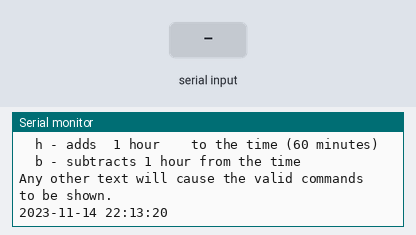
This sketch was run on a simulated Arduino Uno, built with avr-gcc and run on an emulated ATmega328P. Parts: the last lines printed to the serial monitor. The test bench sets the inputs (shaded band). The local clock reads 2024-03-15 10:24:30 at power-on unless the sketch sets it.

Above: at 1.2 s.
1.3 s: "f\n" received over Serial
At 4.2 s:
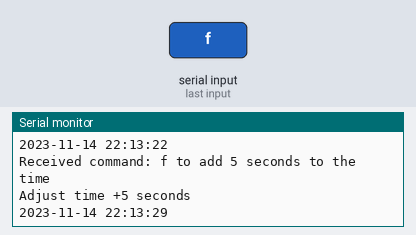
4.3 s: "m\n" received over Serial
At 7.0 s:
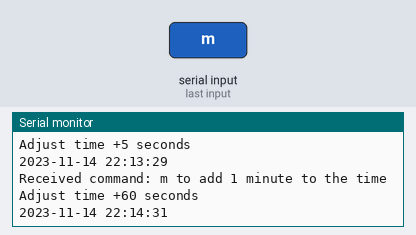
7.3 s: "n\n" received over Serial
At 9.2 s:
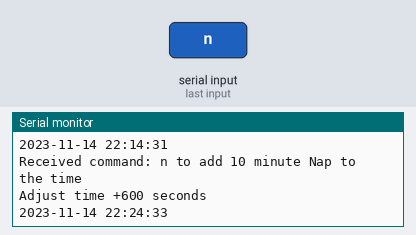
9.5 s: "h\n" received over Serial
At 11.3 s:
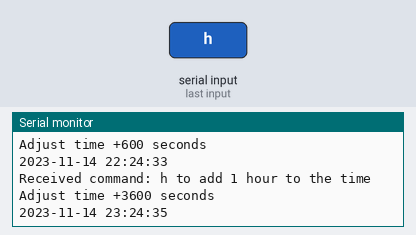
11.6 s: "b\n" received over Serial
At 13.6 s:
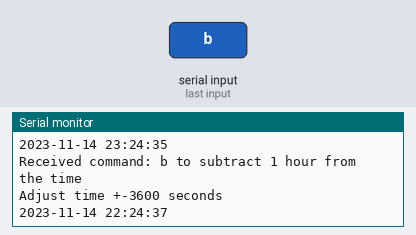
Timing chart, 0 to 14.6 s (numbered marks = the images above; inputs shaded):
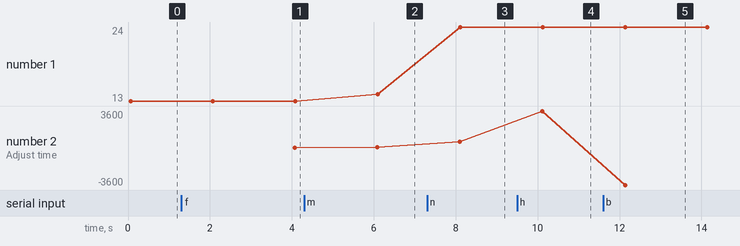

Measured:
- after the input at 1.3 s, the serial monitor: prints a new line after 2.8 s (image 1)
- after the input at 4.3 s, the serial monitor: prints a new line after 1.8 s (image 2)
- after the input at 7.3 s, the serial monitor: prints a new line after 0.80 s (image 3)
- after the input at 9.5 s, the serial monitor: prints a new line after 0.61 s (image 4)
- after the input at 11.6 s, the serial monitor: prints a new line after 0.53 s (image 5)
- plotted number 1: 13 → 14 after the input at 4.3 s, 14 → 24 after the input at 7.3 s
- plotted number 2: 5 → 60 after the input at 4.3 s, 60 → 600 after the input at 7.3 s, 600 → 3600 after the input at 9.5 s, 3600 → -3600 after the input at 11.6 s

The sketch:

rtc.ino
```cpp
// Date and time functions using a DS3231 RTC connected via I2C and Wire lib
#include "RTClib.h"

RTC_DS3231 rtc;

char daysOfTheWeek[7][12] = {"Sunday", "Monday", "Tuesday", "Wednesday", "Thursday", "Friday", "Saturday"};
String command;

// pre-calculate the number of seconds for 3 cases: 1 minute, 10 minutes, 1 hour
int minsec = 60; // number of seconds in a minute
int nap10minsec = 10 * minsec; // number of seconds in a 10 minute period
int hoursec = 60 * minsec; // number of seconds in an hour

void report_time() {

  DateTime now = rtc.now();
  char buf2[] = "YYYY-MM-DD hh:mm:ss";

  Serial.println(now.toString(buf2));
  //Serial.println();
}

void adjust_time(int addsec) {
  // first version will add 5 seconds if the command add was sent
  Serial.println("Adjust time +" + String(addsec) + " seconds");
  DateTime now = rtc.now();
  char buf2[] = "YYYY-MM-DD hh:mm:ss";

  DateTime newtime = now + addsec;
  rtc.adjust(newtime);
  //Serial.println();
}

void show_valid_commands() {
  Serial.println("Valid commands:");
  Serial.println();
  Serial.println("  f - adds  5 seconds to the time");
  Serial.println("  m - adds  1 minute  to the time");
  Serial.println("  n - adds 10 minutes to the time (i.e. a nap)");
  Serial.println("  h - adds  1 hour    to the time (60 minutes)");
  Serial.println("  b - subtracts 1 hour from the time");
  Serial.println();
  Serial.println("Any other text will cause the valid commands to be shown.");
}

void setup () {
  Serial.begin(57600);

// #ifndef ESP8266
//   while (!Serial); // wait for serial port to connect. Needed for native USB
// #endif

  if (! rtc.begin()) {
    Serial.println("Couldn't find RTC");
    Serial.flush();
    while (1) delay(10);
  }

  Serial.println("RTC has been found.");
  // The following line sets the RTC to the date & time this sketch was compiled
  rtc.adjust(DateTime(F(__DATE__), F(__TIME__)));

  delay(5);
  Serial.println("RTC has been programmed with an initial time.");
  Serial.println("To adjust the time, send one of these commands");
  show_valid_commands();

}

void loop() {
  // print the current time and listen for commands
  // to exit this loop, remove power to the device (MCU board has a switch on the left side)
  report_time();
  delay(2000);

  if (Serial.available()) {
    command = Serial.readStringUntil('\n');
    command.trim();
    if (command.equals("f")) {
      Serial.println("Received command: f to add 5 seconds to the time");
      adjust_time(5);  // adds 5 seconds
    }
    else if (command.equals("m")) {
      Serial.println("Received command: m to add 1 minute to the time");
      adjust_time(minsec);
    }
    else if (command.equals("n")) {
      Serial.println("Received command: n to add 10 minute Nap to the time");
      adjust_time(nap10minsec);
    }
    else if (command.equals("h")) {
      Serial.println("Received command: h to add 1 hour to the time");
      adjust_time(hoursec);
    }
    else if (command.equals("b")) {
      Serial.println("Received command: b to subtract 1 hour from the time");
      adjust_time(-1*hoursec);
    }
    else {
      Serial.println("Received unknown command: " + String(command) + " (ignored)");
      show_valid_commands();
    }
    Serial.flush();
  }
}
```
